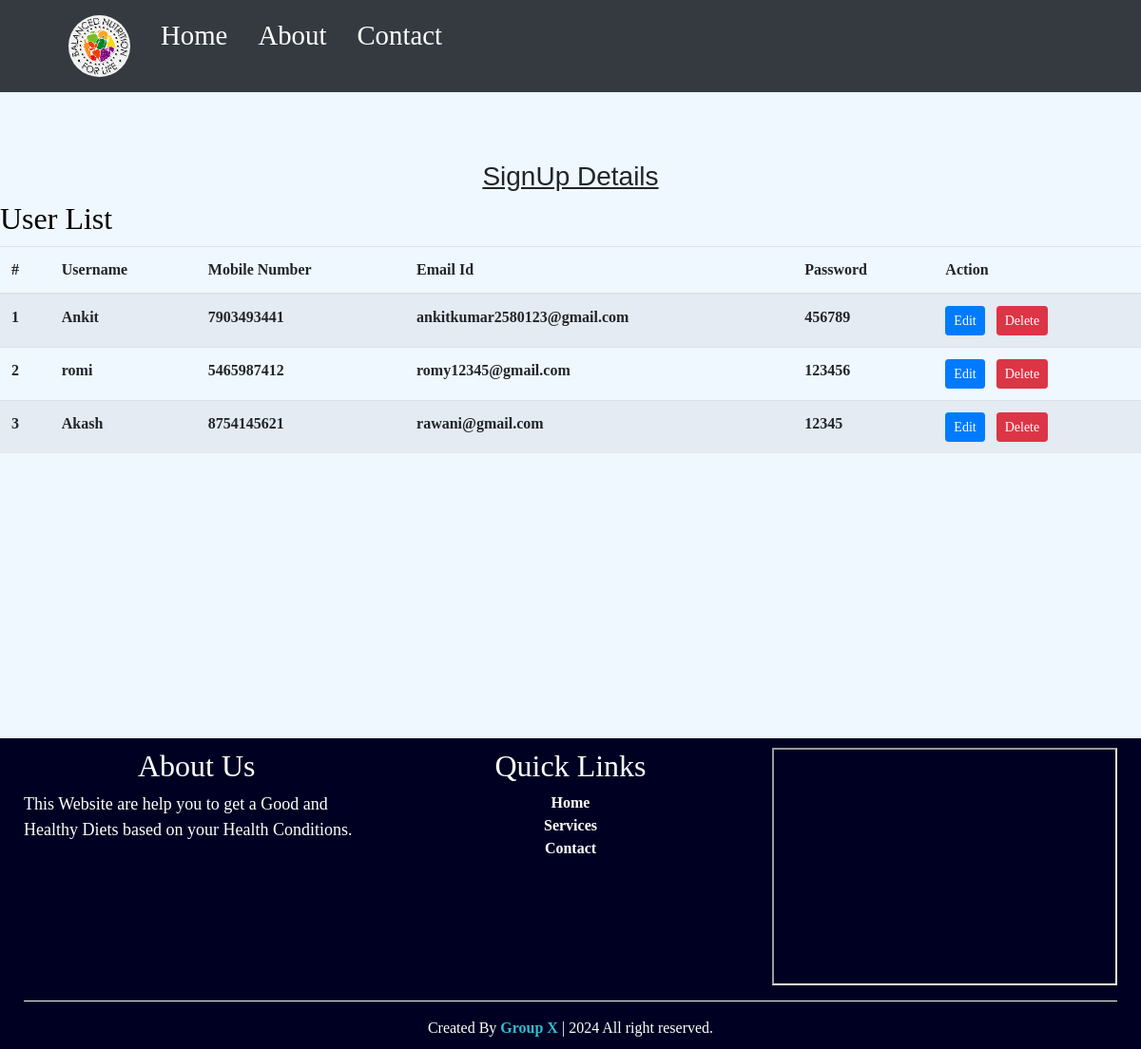
Before: /userlist/ with the older database file.
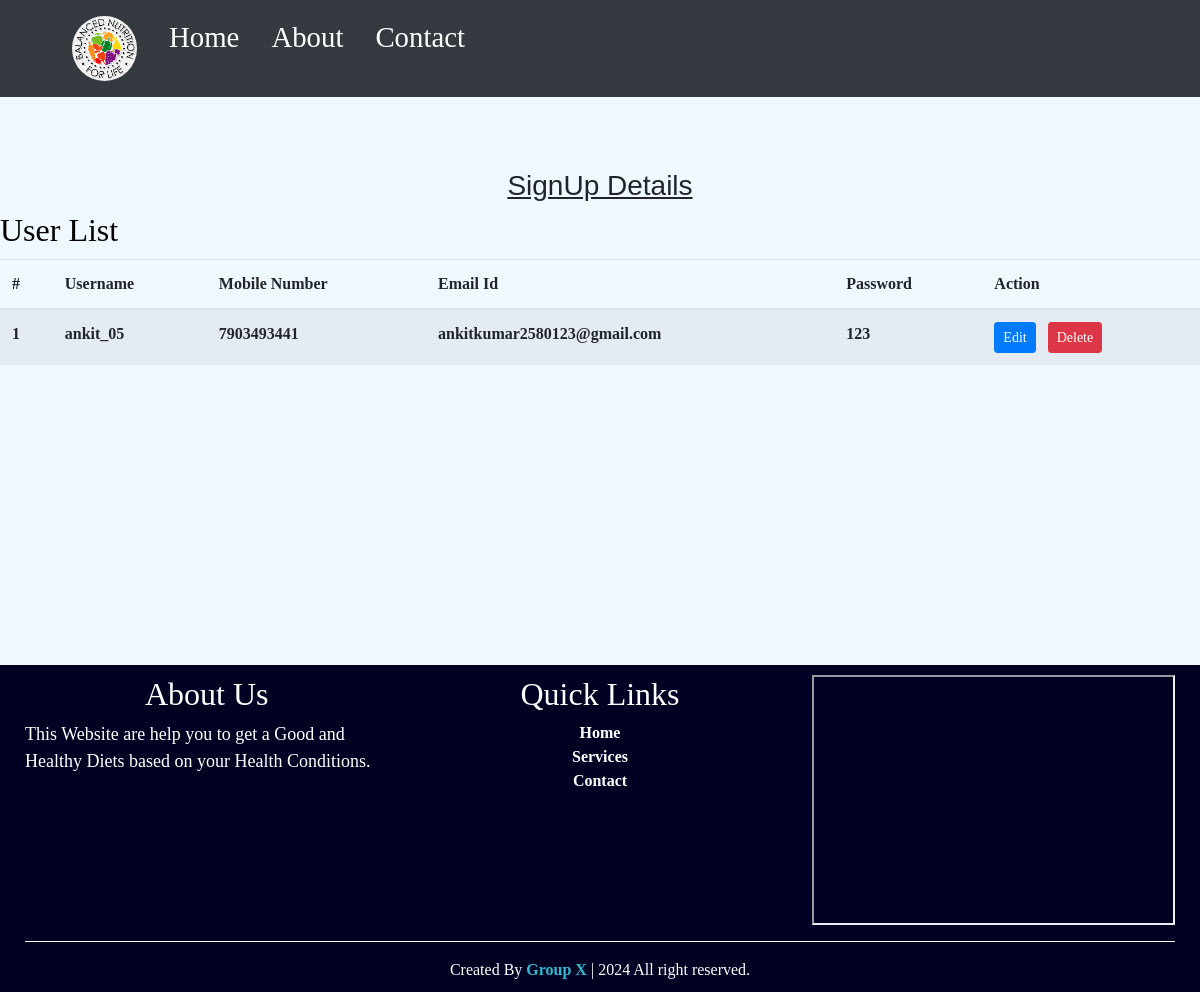
After: the same page with the newer database file.
### home/models.py (models this page shows)
class signup(models.Model):
    username=models.CharField(null=False, max_length=50)
    mobile_no=models.IntegerField(null=False)
    email=models.CharField(max_length=15)
    password=models.CharField(max_length=255)

### home/views.py (the view)
# urls.py: path('userlist/',user_list,name='userlist'),
def user_list(request):
    data=Signup.objects.all()
    return render(request,'userlist.html',{'title':'User List','data':data})

### home/templates/userlist.html (shortened to what this page needs)
<!DOCTYPE html>
{% load static %}
<html lang="en">
<head>
  <link rel="stylesheet" href="https://cdn.jsdelivr.net/npm/bootstrap@4.0.0/dist/css/bootstrap.min.css"
 />
  <link rel="stylesheet" href="{% static 'css/style.css' %}" />
</head>
<body style="background-color:aliceblue;">
  <nav class="navbar navbar-expand-lg navbar-dark bg-dark">
    <div class="collapse navbar-collapse" id="navbarTogglerDemo01">
      <ul class="navbar-nav mr-auto mt-5 mt-lg-0 pl-5" style="font-size: 1.8rem">
        <li class="nav-item active pr-3">
          <a class="nav-link"  href="{% url 'index' %}" > <img src="{% static 'images/logo2.png' %}" alt="logo" width="65" height="65" style="border-radius:50%;"></a>
        </li>
        <li class="nav-item active pr-3">
          <a class="nav-link" href="{% url 'index' %}" >Home <span class="sr-only">(current)</span></a>
        </li>
        <li class="nav-item active pr-3">
          <a class="nav-link"href="{% url 'index' %}">About</a>
        </li>
        <li class="nav-item active">
          <a class="nav-link" href="{% url 'contact' %}" >Contact</a>
        </li>
      </ul>
    </div>
  </nav>
  <h3 style="text-align: center; margin-top: 10px; text-decoration:underline; font-family: Arial, Helvetica, sans-serif; margin-top: 6%;">SignUp Details</h3>
  <table style="margin-top: 10px;  font-weight:600;" class="table table-striped">
    <thead>
      <tr>
        <h2 style="color:black;">{{title}}</h2>
        <th scope="col">#</th>
        <th scope="col">Username</th>
        <th scope="col">Mobile Number</th>
        <th scope="col">Email Id</th>
        <th scope="col">Password</th>
        <th>Action</th>
      </tr>
    </thead>
    <tbody>
      {% for i in data %}
      <tr>
        <th scope="row">{{ forloop.counter }}</th>
        <td>{{ i.username }}</td>
        <td>{{ i.mobile_no }}</td>
        <td>{{ i.email }}</td>
        <td>{{ i.password }}</td>
        <td>
          <a class="btn btn-sm btn-primary text-white mr-2" href='{% url 'editUser' i.id %}'>Edit</a>
          <a class="btn btn-sm btn-danger text-white" href='{% url 'delete_user' i.id %}'>Delete</a>
        </td>
      </tr>
      {% endfor %}
    </tbody>
  </table>
  {% include 'footer.html' %}

### home/templates/footer.html (shortened to what this page needs)
 {% load static %}
 <section class="footer_sec">
                    <div class="container-fluid">
                      <div class="row">
                        <div class="col-md-4">
                          <div>
                            <h2>About Us</h2>
                            <p class="aboutpara">This Website are help you to get a Good and Healthy Diets based on your
                              Health Conditions.
                            </p>
                          </div>
                        </div>
                        <div class="col-md-4">
                          <div>
                            <h2>Quick Links</h2>
                            <ul  style="color: white; ">
                              <li><a style="color: #fff; " href="{% url 'index' %}">Home</a></li>
                              <li><a style="color: #fff; " href="{% url 'index' %}">Services</a></li>
                              <li><a style="color: #fff; "href="{% url 'contact' %}">Contact</a></li>
                            </ul>
                          </div>
                        </div>
                        <div class="col-md-4">
                          <div>
                            <iframe
                              src="https://www.google.com/maps/embed?pb=!1m18!1m12!1m3!1d117711.93310575312!2d86.09336905871746!3d22.78400724375757!2m3!1f0!2f0!3f0!3m2!1i1024!2i768!4f13.1!3m3!1m2!1s0x39f5e31989f0e2b5%3A0xeeec8e81ce9b344!2sJamshedpur%2C%20Jharkhand!5e0!3m2!1sen!2sin!4v1688026739275!5m2!1sen!2sin"
                              style="display: block;width:100%;" height="250" style="border:0;" allowfullscreen="" loading="lazy"
></iframe>
                          </div>
                        </div>
                        <div class="col-md-12">
                          <hr style="border-top: 1px solid #f8f9fa;">
                          <div class="text-center">
                            <span>Created By <a  style="color:#33bcd1;"  href="#">Group X</a> |  2024 All right
                              reserved.</span>
                          </div>
                        </div>
                      </div>
                    </div>
                  </section>
                </body>
                </html>

### home/static/css/style.css (style rules this page uses)
* { margin: 0; padding: 0; }
html { scroll-behavior: smooth; }
body { font-family: cursive; margin: 0; padding: 0; overflow: auto; }
section { padding: 100px 0; }
.footer_sec { margin-top: 25%; background: #000022; color: #fff; padding: 10px; text-align: center; justify-content: center; }
.footer_sec ul { list-style: none; }
.footer_sec a { color: #000022;; font-size: 16px; font-weight: bold; }
.aboutpara { font-size: 18px; font-weight: 200; text-align: left; }

Changed rows visible on the page:
removed signup: username "Ankit", mobile_no "7903493441", email "ankitkumar2580123@gmail.com", password "456789"
removed signup: username "romi", mobile_no "5465987412", email "romy12345@gmail.com", password "123456"
removed signup: username "Akash", mobile_no "8754145621", email "rawani@gmail.com", password "12345"
added signup: username "ankit_05", mobile_no "7903493441", email "ankitkumar2580123@gmail.com", password "123"
